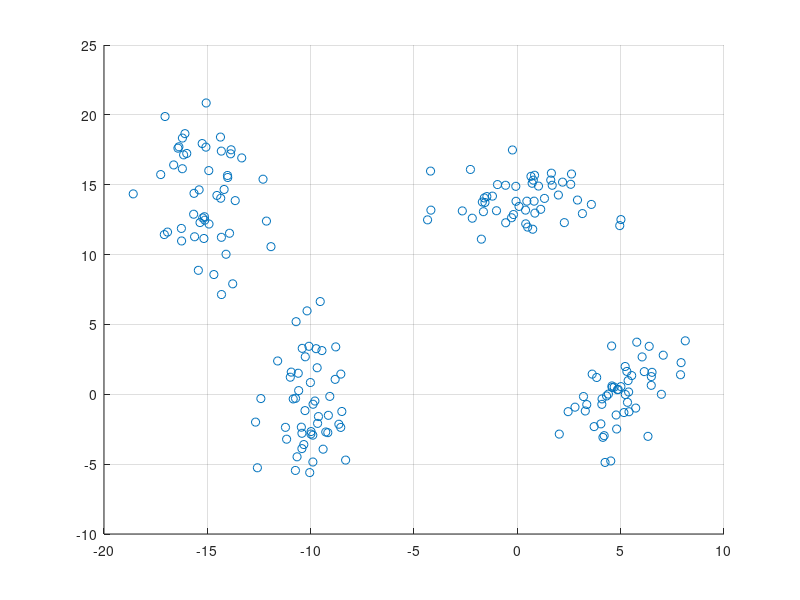

Here is the MATLAB script that generated this plot:
clear
clc

n = 50;
mean1 =  [-10, 0];
mean2 = [5, 0];
mean3 = [-15, 14];
mean4 = [0, 14];
rng(1)

R1 = [8, 0; 0, 1];
R2 = [5, 0; 0, 1];
R3 = [2, 0; 0, 6];
R4 = [4, 0; 0, 2];

theta1 = 90;
Q1 = [cosd(theta1), -sind(theta1); sind(theta1), cosd(theta1)];
theta2 = 60;
Q2 = [cosd(theta2), -sind(theta2); sind(theta2), cosd(theta2)];
theta3 = 0;
Q3 = [cosd(theta3), -sind(theta3); sind(theta3), cosd(theta3)];
theta4 = 0;
Q4 = [cosd(theta4), -sind(theta4); sind(theta4), cosd(theta4)];

C1 = Q1 * R1 * inv(Q1);
C2 = Q2 * R2 * inv(Q2);
C3 = Q3 * R3 * inv(Q3);
C4 = Q4 * R4 * inv(Q4);

data_set1 = mvnrnd(mean1, C1, n);
data_set2 = mvnrnd(mean2, C2, n);
data_set3 = mvnrnd(mean3, C3, n);
data_set4 = mvnrnd(mean4, C4, n);

oneCol = ones(n, 1);
twoCol = oneCol + 1;

data_set1 = [data_set1, oneCol];
data_set2 = [data_set2, oneCol];
data_set3 = [data_set3, twoCol];
data_set4 = [data_set4, twoCol];


DS_test = [data_set1; data_set2; data_set3; data_set4];
% CC = cov(data_set)
% [V,D] = eig(CC)

fh(1) = figure(1);
clf(fh(1));
scatter(DS_test(:,1), DS_test(:,2));
grid on

DS_test = DS_test(randperm(size(DS_test, 1)), :);
save("DS_test.mat", "DS_test");